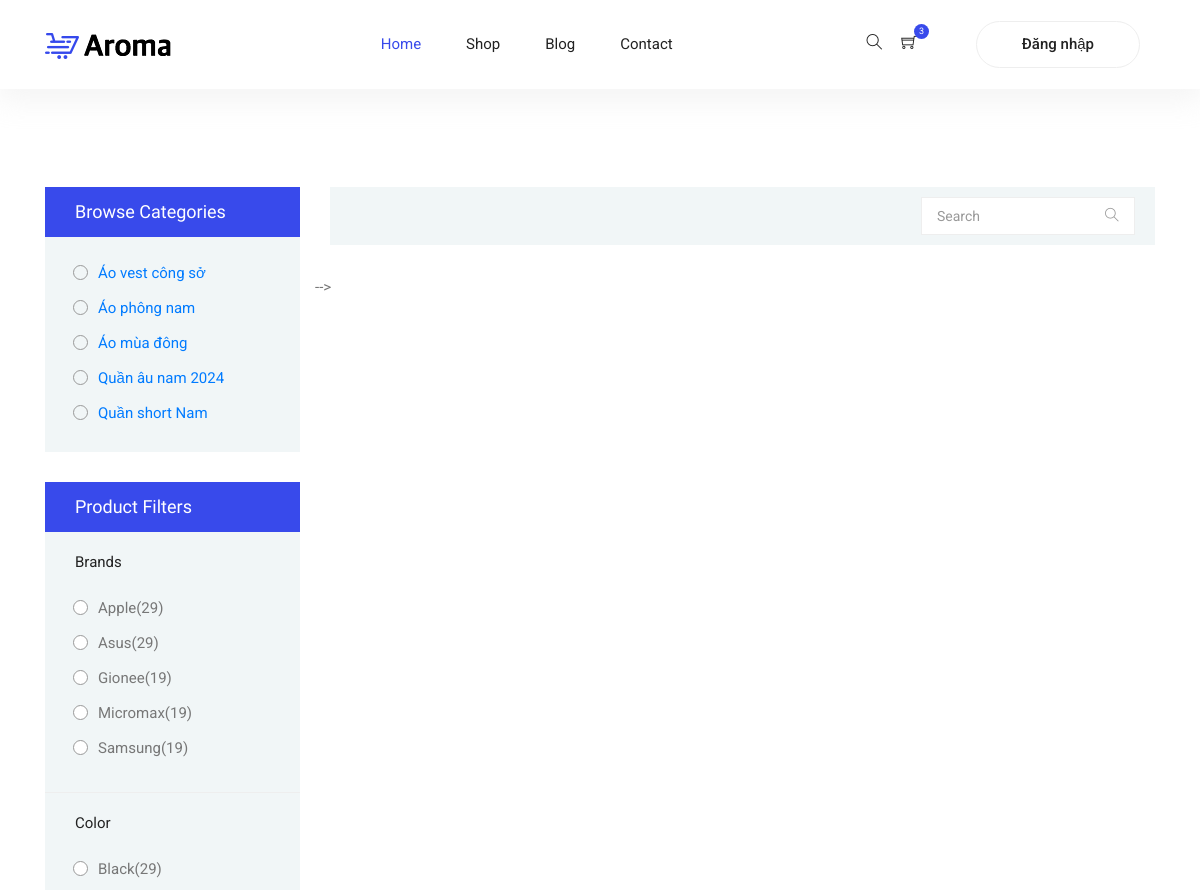
The app's page /index.php?page=shop (upper part), older data.
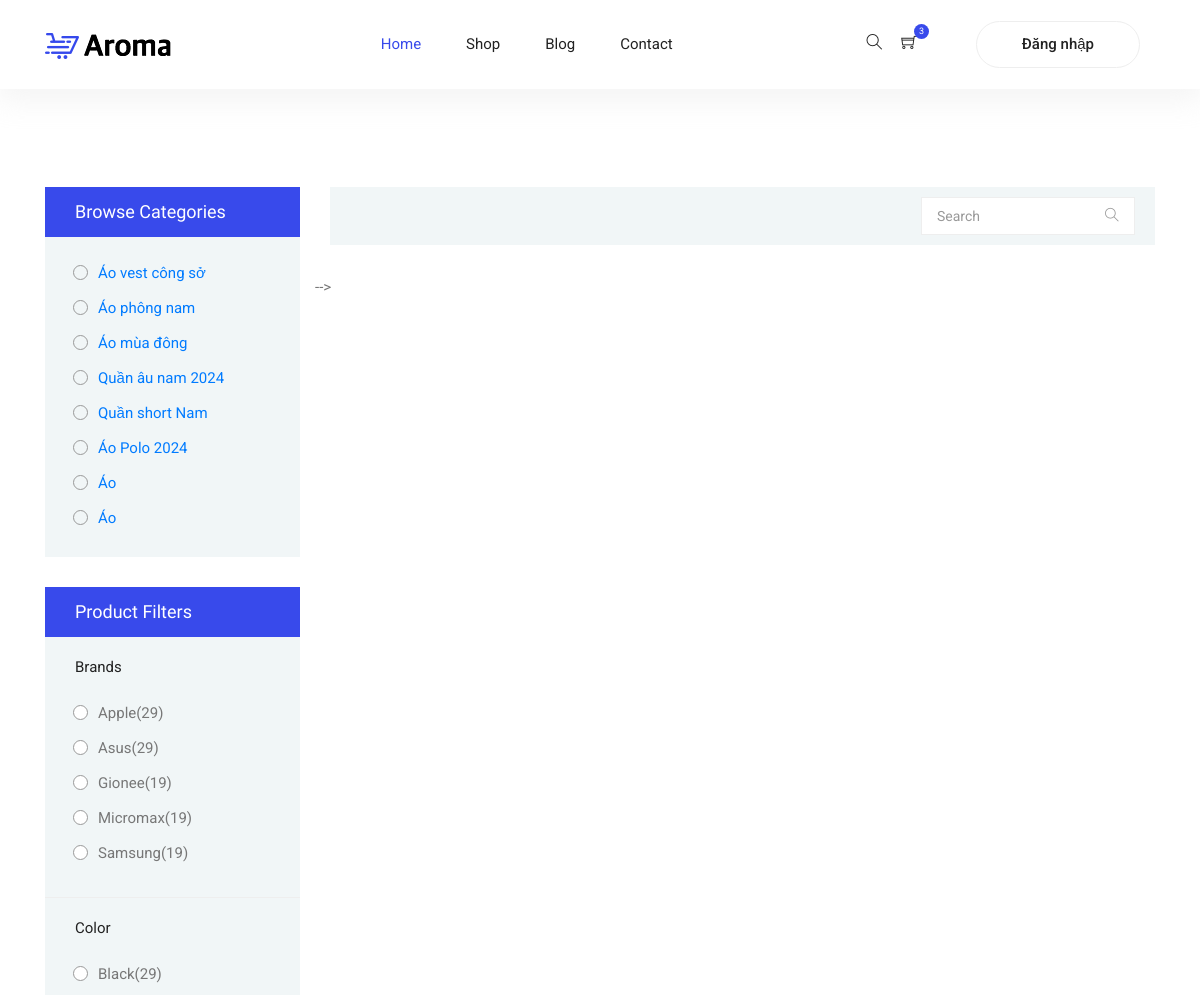
The same page, newer data.
### tables this page shows
CREATE TABLE `category` (
  `cat_id` int NOT NULL,
  `cat_name` varchar(25) NOT NULL,
  `status` tinyint(1) DEFAULT NULL,
  `date_create` datetime DEFAULT NULL,
  `date_update` datetime DEFAULT NULL
);

### view/modules/slidebar.php (the view, shortened to what this page needs)
<div class="col-xl-3 col-lg-4 col-md-5">
    <div class="sidebar-categories">
        <div class="head">Browse Categories</div>
        <ul class="main-categories">
            <li class="common-filter">
                <form action="#">
                    <ul>
                        <?php
                        $sqlSelect = "SELECT * FROM category WHERE `status` = 1";
                        $resultCat = mysqli_query($conn, $sqlSelect) or die("Lỗi kết nối dữ liệu");
                        if (mysqli_num_rows($resultCat) > 0) {
                            while ($rowCat = mysqli_fetch_assoc($resultCat)) {
                        ?>
                                <li class="filter-list"><a href="index.php?page=product&id=<?php echo $rowCat["cat_id"]; ?>">
                                        <input class="pixel-radio" type="radio" id="men" name="brand"><label for="men"><?php echo $rowCat["cat_name"]; ?></label></a></li>
                        <?php
                            }
                        }
                        ?>
                    </ul>
                </form>
            </li>
        </ul>
    </div>
    <div class="sidebar-filter">
        <div class="top-filter-head">Product Filters</div>
        <div class="common-filter">
            <div class="head">Brands</div>
            <form action="#">
                <ul>
                    <li class="filter-list"><input class="pixel-radio" type="radio" id="apple" name="brand"><label for="apple">Apple<span>(29)</span></label></li>
                    <li class="filter-list"><input class="pixel-radio" type="radio" id="asus" name="brand"><label for="asus">Asus<span>(29)</span></label></li>
                    <li class="filter-list"><input class="pixel-radio" type="radio" id="gionee" name="brand"><label for="gionee">Gionee<span>(19)</span></label></li>
                    <li class="filter-list"><input class="pixel-radio" type="radio" id="micromax" name="brand"><label for="micromax">Micromax<span>(19)</span></label></li>
                    <li class="filter-list"><input class="pixel-radio" type="radio" id="samsung" name="brand"><label for="samsung">Samsung<span>(19)</span></label></li>
                </ul>
            </form>
        </div>
        <div class="common-filter">
            <div class="head">Color</div>
            <form action="#">
                <ul>
                    <li class="filter-list"><input class="pixel-radio" type="radio" id="black" name="color"><label for="black">Black<span>(29)</span></label></li>
                </ul>
            </form>
        </div>
    </div>
</div>

### view/modules/header.php (shortened to what this page needs)
<!DOCTYPE html>
<html lang="en">
<head>
    <link rel="stylesheet" href="view/vendors/bootstrap/bootstrap.min.css">
    <link rel="stylesheet" href="view/vendors/fontawesome/css/all.min.css">
    <link rel="stylesheet" href="view/vendors/themify-icons/themify-icons.css">
    <link rel="stylesheet" href="view/vendors/nice-select/nice-select.css">
    <link rel="stylesheet" href="view/vendors/owl-carousel/owl.theme.default.min.css">
    <link rel="stylesheet" href="view/vendors/owl-carousel/owl.carousel.min.css">
    <link rel="stylesheet" href="view/css/style.css">
</head>
<body>
    <header class="header_area">
        <div class="main_menu">
            <nav class="navbar navbar-expand-lg navbar-light">
                <div class="container">
                    <a class="navbar-brand logo_h" href="index.php"><img src="view/img/logo.png" alt=""></a>
                    <div class="collapse navbar-collapse offset" id="navbarSupportedContent">
                        <ul class="nav navbar-nav menu_nav ml-auto mr-auto">
                            <li class="nav-item active"><a class="nav-link" href="index.php">Home</a></li>
                            <li class="nav-item">
                                <a href="index.php?page=shop" class="nav-link">Shop</a>
                            </li>
                            <li class="nav-item">
                                <a href="index.php?page=blog" class="nav-link">Blog</a>
                            </li>
                            <li class="nav-item"><a class="nav-link" href="index.php?page=contact">Contact</a></li>
                        </ul>
                        <ul class="nav-shop">
                            <li class="nav-item"><button><i class="ti-search"></i></button></li>
                            <li class="nav-item"><button><i class="ti-shopping-cart"></i><span class="nav-shop__circle">3</span></button> </li>
                            <li class="nav-item"><a class="button button-header" href="index.php?page=login">Đăng nhập</a></li>
                        </ul>
                    </div>
                </div>
            </nav>
        </div>
    </header>

### index.php (shortened to what this page needs)
<?php
include "view/modules/header.php";
if (isset($_GET["page"]) && ($_GET["page"] != "")) {
    $page = $_GET["page"];
    switch ($page) {
        case 'shop':
            include "view/modules/shop.php";
            break;
    }
} else {
    include "view/modules/home.php";
}
include "view/modules/footer.php";

### view/modules/shop.php (shortened to what this page needs)
<section class="section-margin--small mb-5">
    <div class="container">
        <div class="row">
            <?php
            include "view/modules/slidebar.php";
            ?>
            <div class="col-xl-9 col-lg-8 col-md-7">
                <div class="filter-bar d-flex flex-wrap align-items-center">
                    <div>
                        <div class="input-group filter-bar-search">
                            <input type="text" placeholder="Search">
                            <div class="input-group-append">
                                <button type="button"><i class="ti-search"></i></button>
                            </div>
                        </div>
                    </div>
                </div>
                <section class="lattest-product-area pb-40 category-list">
                    <div class="row">
                        ?> -->
                    </div>
                </section>
            </div>
        </div>
    </div>
</section>

### view/modules/footer.php (shortened to what this page needs)
</body>
</html>

### view/css/style.css (style rules this page uses)
body { color:#777;font-family:"Roboto",sans-serif;font-size:15px;font-weight:400;line-height:1.667 }
ul { list-style-type:none;margin:0;padding:0 }
button { cursor:pointer }
a { display:inline-block }
.section-margin--small { margin:35px 0 }
@media (min-width: 1000px) { .section-margin--small { margin:98px 0 } }
.header_area { position:relative;width:100%;z-index:9999;transition:background 0.4s, all 0.3s linear;box-shadow:0px 10px 27px 3px rgba(221,221,221,0.3) }
.header_area .navbar { background:transparent;padding:0px;border:0px;border-radius:0px }
.header_area .navbar .nav .nav-item { margin-right:45px }
.header_area .navbar .nav .nav-item .nav-link { text-transform:capitalize;color:#222;display:inline-block }
@media (min-width: 991px) { .header_area .navbar .nav .nav-item .nav-link { padding:32px 0px } }
.header_area .navbar .nav .nav-item .nav-link:after { display:none }
.header_area .navbar .nav .nav-item:hover .nav-link,.header_area .navbar .nav .nav-item.active .nav-link { color:#384aeb }
.header_area .navbar .nav .nav-item:last-child { margin-right:0px }
.nav-shop li { display:inline-block;margin-right:15px }
.nav-shop li i,.nav-shop li span { font-size:16px;color:#222 }
.nav-shop li button { padding:0;border:0;background:transparent;position:relative }
.nav-shop li button .nav-shop__circle { font-size:9px;display:inline-block;background:#384aeb;color:#fff;padding:0px 5px;border-radius:50%;position:absolute;top:-8px;right:-12px }
.nav-shop li:last-child { margin-left:40px }
.button { display:inline-block;border:1px solid #384aeb;border-radius:30px;color:#222;font-weight:500;padding:12px 50px;background:#384aeb;color:#fff;transition:all .4s ease }
.button-header { padding:10px 45px;background:transparent;color:#222;border-color:#EEEEEE }
.filter-bar { padding:0px 20px 10px 20px;background:#f1f6f7;margin-bottom:30px }
.filter-bar a,.filter-bar i { color:#000 }
.filter-bar-search { margin-top:10px }
.filter-bar-search input { border:1px solid #eee;font-size:14px;color:#999999;height:38px;padding-left:15px }
.filter-bar-search input::placeholder { color:#999999 }
.filter-bar-search button { background:transparent;border:1px solid #eee;background:#fff;border-left:0;padding-right:15px }
.filter-bar-search button i,.filter-bar-search button span { font-size:14px;color:#999999 }
.sidebar-categories .head { font-family:'Oswald', sans-serif;line-height:50px;background:#384aeb;padding:0 30px;font-size:18px;font-weight:400;color:#fff }
.sidebar-categories .main-categories { padding:20px 28px;background:#f1f6f7 }
.sidebar-categories .main-categories .pixel-radio { background:transparent !important }
.sidebar-filter { margin-top:30px }
.sidebar-filter .top-filter-head { font-family:'Oswald', sans-serif;line-height:50px;background:#384aeb;padding:0 30px;font-size:18px;font-weight:400;color:#fff }
.sidebar-filter .head { line-height:60px;padding:0 30px;font-size:15px;font-weight:400;color:#222;text-transform:capitalize }
.sidebar-filter .common-filter { background:#f1f6f7;border-bottom:1px solid #eee;padding-bottom:25px }
.sidebar-filter .common-filter .filter-list { position:relative;padding-left:28px }
.filter-list { line-height:32px }
.filter-list label { margin-bottom:3px;cursor:pointer }
.pixel-radio { -webkit-appearance:none;-moz-appearance:none;-ms-appearance:none;-o-appearance:none;appearance:none;position:relative;right:0;bottom:0;left:0;height:15px;width:15px;-webkit-transition:all 0.15s ease-out 0s;-moz-transition:all 0.15s ease-out 0s;transition:all 0.15s ease-out 0s;background:#fff;border:1px solid #999999;color:#fff;cursor:pointer;display:inline-block;margin-right:10px;outline:none;position:relative;z-index:1 }
.pixel-radio { border-radius:50%;top:2px }
.pixel-radio::after { border-radius:50% }

Row changes from the older to the newer data that the page shows:
added category: cat_name "Áo Polo 2024"
added category: cat_name "Áo"
added category: cat_name "Áo"
